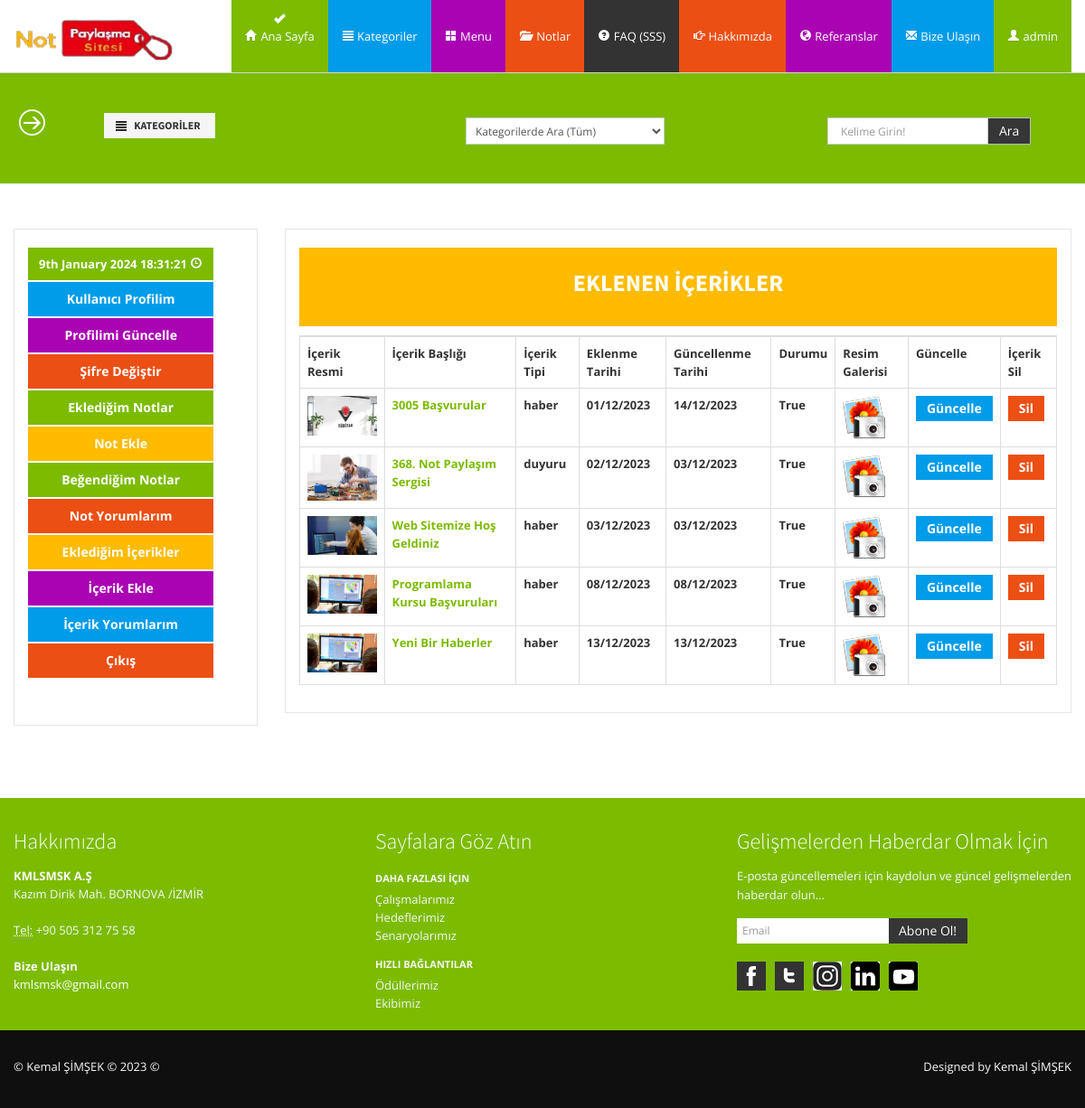
Screenshot of /user/contents/ (signed in) with the database file from the repository.
### content/models.py (models this page shows, shortened)
class Content(models.Model):
    TYPE=(
        ('menu', 'menu'),
        ('haber', 'haber'),
        ('duyuru', 'duyuru'),
        ('etkinlik', 'etkinlik'),
    )
    STATUS=(
        ('True', 'Evet'),
        ('False', 'Hayır'),
    )
    user=models.ForeignKey(User, on_delete=models.SET_NULL, null=True)
    menu=models.OneToOneField(Menu, null=True, blank=True, on_delete=models.CASCADE)
    type=models.CharField(max_length=15,choices=TYPE)
    title=models.CharField(max_length=160)
    keywords=models.CharField(blank=True,max_length=255)
    description=models.CharField(blank=True, max_length=255)
    image=models.ImageField(blank=True, null=True, upload_to='images/')
    detail=RichTextUploadingField()
    slug=models.SlugField(null=False, unique=True)
    status=models.CharField(max_length=15, choices=STATUS)
    create_at=models.DateTimeField(auto_now_add=True)
    update_at=models.DateTimeField(auto_now=True)
    def image_tag(self):
        return mark_safe('<img src="{}" height="40"/>'.format(self.image.url))
    image_tag.short_description="Image"

### home/models.py (models this page shows, shortened)
class Settings(models.Model):
    STATUS=(
        ('True', 'Evet'),
        ('False', 'Hayir'),
    )
    title=models.CharField(max_length=200)
    keywords=models.CharField(max_length=255)
    description=models.CharField(max_length=255)
    company=models.CharField(max_length=100)
    address=models.CharField(blank=True,max_length=150)
    googleMap=models.CharField(blank=True, max_length=255)
    phone=models.CharField(blank=True, max_length=20)
    fax=models.CharField(blank=True,max_length=20)
    email=models.CharField(blank=True, max_length=60)
    smtpserver=models.CharField(blank=True,max_length=30)
    smtpemail=models.CharField(blank=True,max_length=30)
    smtppassword=models.CharField(blank=True,max_length=30)
    smtpport=models.CharField(blank=True,max_length=10)
    icon=models.ImageField(blank=True, upload_to='images/')
    facebook=models.CharField(blank=True,max_length=50)
    instagram=models.CharField(blank=True,max_length=50)
    twitter=models.CharField(blank=True,max_length=50)
    youtube=models.CharField(blank=True,max_length=70)
    linkedin=models.CharField(blank=True,max_length=90)
    aboutus=RichTextUploadingField(blank=True)
    contact=RichTextUploadingField(blank=True)
    references=RichTextUploadingField(blank=True)
    status=models.CharField(max_length=10, choices=STATUS)
    create_at=models.DateTimeField(auto_now_add=True)
    update_at=models.DateTimeField(auto_now=True)

### user/views.py (the view)
# urls.py: path('contents/', views.contents, name='contents'),
@login_required(login_url='/login')
def contents(request):
    category=Category.objects.all()
    menu=Menu.objects.all()
    settings=Settings.objects.get(pk=1)
    current_user=request.user
    contents=Content.objects.filter(user_id=current_user.id)
    request.session['content_item']=Content.objects.filter(user_id=current_user.id).count()
    context={
        'category': category,
        'menu': menu,
        'contents': contents,
        'settings': settings,
    }
    return render(request, 'user_contents.html', context)

### user/templates/user_contents.html (shortened to what this page needs)
{% extends "homebase.html" %}
{% load static %}
{% block content  %}
{% include "head.html" %}
{% include "header.html" %}
{% include "search.html" %}
<section id="maincontent">
    <div class="container">
      <div class="row">
        <div class="span3">
          <aside>
            <div class="widget">
              {% include "user_panel.html" %}
            </div>
          </aside>
        </div>
        <div class="span9">
          <aside>
            <div class="widget">
              <div class="well well-warning">
                <center><b> <h3>EKLENEN İÇERİKLER</b></h3></center>
              </div>
              <table class="table table-bordered">
                <tr>
                  <th> İçerik Resmi</th>
                  <th> İçerik Başlığı</th>
                  <th> İçerik Tipi </th>
                  <th> Eklenme Tarihi</th>
                  <th> Güncellenme Tarihi</th>
                  <th> Durumu </th>
                  <th> Resim Galerisi</th>
                  <th> Güncelle </th>
                  <th> İçerik Sil </th>
                </tr>
                {% for rs in contents %}
                <tr>
                  <th> <a href="/contents/{{rs.id}}/{{rs.slug}}">
                    <img src="{{rs.image.url}}" width="150"></a> </th>
                  <th> <a href="/contents/{{rs.id}}/{{rs.slug}}">
                    {{rs.title}} </a> </th>
                  <th>{{rs.type}} </th>
                  <th> {{rs.create_at |date:"d/m/Y"}}</th>
                  <th> {{rs.update_at |date:"d/m/Y"}}</th>
                  <th> {{rs.status}} </th>
                  <th> <a href="javascript:;" onclick="window.open('/user/addgalimage/{{rs.id}}', 'gallery', 'height=800, width=800, top=50, left=150')">
                    <img src="{% static "/img/galleryX.png" %}" </th></a>
                  <th> <a href="/user/contentedit/{{rs.id}}" type="button" class="btn btn-primary"> Güncelle </button>
                  </th>
                  <th>
                    <a href="/user/deletecontent/{{rs.id}}" onclick=" return confirm ('Silmek istediğinden emin misin?')" type="button" class="btn btn-danger"> Sil </button>
                    </th>
                </tr>
                {% endfor %}
              </table>
            </div>
          </aside>
        </div>
      </div>
    </div>
  </section>
  {% endblock content  %}

### home/templates/header.html (shortened to what this page needs)
{% load static %}
<header>
  <div class="navbar navbar-fixed-top">
    <div class="navbar-inner bg-info mx-auto">
      <div class="container">
        <a class="brand logo" href="/">
          <img src="{% static "assets/img/logo.png" %}" width="180"/>
        </a>
        <div>
          <nav>
            <ul class="nav topnav">
              <li class="dropdown bg-info success active">
                <a href="/"><i class="icon-home icon-white"></i> Ana Sayfa</a>
              </li>
              {% load mptt_tags %}
              <li class="dropdown primary">
                <a href="#"><i class="icon-align-justify icon-white"></i> Kategoriler</a>
              </li>
              <li class="dropdown info">
                <a href="#"><i class=" icon-th-large icon-white"></i> Menu</a>
              </li>
              <li class="dropdown danger">
                <a href="#"><i class="icon-folder-open icon-white"></i> Notlar</a>
              </li>
              <li class="dropdown inverse">
                <a href="#"><i class="icon-question-sign icon-white"></i> FAQ (SSS) </a>
              </li>
              <li class="dropdown danger">
                <a href="#"><i class=" icon-hand-right icon-white"></i> Hakkımızda</a>
              </li>
              <li class="dropdown info">
                <a href="#"><i class="icon-globe icon-white"></i> Referanslar</a>
              </li>
              <li class="dropdown primary">
                <a href="#"><i class="icon-envelope icon-white"></i> Bize Ulaşın</a>
              </li>
              <li class="dropdown success">
                {% if user.id is not None %}
                <a href="#"> <i class="icon-user icon-white"> </i>
                   {{user.username}} </a>
                {%endif%}
              </li>
            </ul>
          </nav>
        </div>
      </div>
    </div>
  </div>
</header>

### home/templates/footer.html (shortened to what this page needs)
{% load static %}
 <footer class="footer">
  <div class="container">
    <div class="row">
      <div class="span4">
        <div class="widget">
          <h4>Hakkımızda</h4>
          <address>
        <strong>{{settings.company}} </strong><br>
        {{settings.address}}<br>
        <br>
        <abbr title="Phone">Tel:</abbr> {{settings.phone}}
        </address>
          <address>
        <strong>Bize Ulaşın</strong><br>
        <a href="mailto:{{settings.email}}">{{settings.email}}</a>
        </address>
        </div>
      </div>
      <div class="span4">
        <div class="widget">
          <h4>Sayfalara Göz Atın</h4>
          <ul class="nav nav-list regular">
            <li class="nav-header">Daha Fazlası İçin</li>
            <li><a href="#">Çalışmalarımız</a></li>
            <li><a href="#">Hedeflerimiz</a></li>
            <li><a href="#">Senaryolarımız</a></li>
            <li class="nav-header">Hızlı Bağlantılar</li>
            <li><a href="#">Ödüllerimiz</a></li>
            <li><a href="#">Ekibimiz</a></li>
          </ul>
        </div>
      </div>
      <div class="span4">
        <div class="widget">
          <h4>Gelişmelerden Haberdar Olmak İçin</h4>
          <form class="form-horizontal" action="/curriculumVitae/addlistmail/" method="post">
            <fieldset>
              <p>
                E-posta güncellemeleri için kaydolun ve güncel gelişmelerden haberdar olun...
              </p>
              <div class="input-prepend input-append">
                <input class="span2" id="email" name="email" type="text" placeholder="Email">
                <button class="btn btn-inverse" type="submit">Abone Ol!</button>
              </div>
            </fieldset>
          </form>
          <ul class="social_small">
            <li class="facebook first"><a href="{{settings.facebook}}" title="Facebook">Facebook</a></li>
            <li class="twitt"><a href="{{settings.twitter}}" title="Twitter">Twitter</a></li>
            <li class="googleplus"><a href="{{settings.instagram}}" title="Instagram">Instagram</a></li>
            <li class="flickr"><a href="{{settings.linkedin}}" title="Linkedin">Linkedin</a></li>
            <li class="dribbble"><a href="{{settings.youtube}}" title="Youtube">Youtube</a></li>
          </ul>
        </div>
      </div>
    </div>
  </div>
  <div class="verybottom">
    <div class="container">
      <div class="row">
        <div class="span6">
          <p>&copy; Kemal ŞİMŞEK &copy; 2023 &copy; </p>
        </div>
        <div class="span6">
          <div class="pull-right">
            <div class="credits">
              Designed by <a href="https://www.linkedin.com/in/kmlsmsk/"> Kemal ŞİMŞEK</a>
            </div>
          </div>
        </div>
      </div>
    </div>
  </div>
</footer>

### home/static/assets/css/docs.css (style rules this page uses)
section { padding-top: 30px; }

### home/static/assets/css/style.css (style rules this page uses)
.row { margin-bottom:20px; }
.well-warning, .carousel-caption.warning { background: #ffbb00; color:#fff; }
header .navbar .brand.logo { padding: 0; margin-left:0; margin-top:20px; }
header nav { margin-right:-10px; }
.navbar ul.topnav { float:right; }
.navbar .nav > li > a { float: none; padding: 30px 15px 30px; color: #777777; text-decoration: none; text-shadow: none; }
.navbar .nav .active > a, .navbar .nav .active > a:hover, .navbar .nav .active > a:focus { background-image: url(../img/icons/add.png); background-position: center 15px; background-repeat: no-repeat; -webkit-transition: all 0.2s ease; -moz-transition: all 0.2s ease-in-out; -o-transition: all 0.2s ease-in-out; -ms-transition: all 0.2s ease-in-out; transition: all 0.2s ease-in-out; color:#fff; }
.navbar .nav .primary > a, .navbar .nav .primary > a:hover, .navbar .nav .primary > a:focus { background-color: #009cea; color:#fff; }
.navbar .nav .danger > a, .navbar .nav .danger > a:hover, .navbar .nav .danger > a:focus { background-color: #ec4f13; color:#fff; }
.navbar .nav .info > a, .navbar .nav .info > a:hover, .navbar .nav .info > a:focus { background-color: #a903b3; color:#fff; }
.navbar .nav .success > a, .navbar .nav .success > a:hover, .navbar .nav .success > a:focus { background-color: #7cbb00; color:#fff; }
.navbar .nav .inverse > a, .navbar .nav .inverse > a:hover, .navbar .nav .inverse > a:focus { background-color: #333; color:#fff; }
#maincontent { z-index:1000; margin:0 0 30px; }
aside { border:1px solid #e5e5e5; padding:20px 15px 0 15px; margin: 0 0 30px 0; -webkit-border-radius: 0; -moz-border-radius: 0; border-radius: 0; }
aside .widget { margin-bottom:30px; }
.social_small { margin: 0; }
.social_small li { display: inline; list-style: none; text-indent: -9999px; margin-left: 10px; float: left; -webkit-transition: all 0.3s ease-in-out; -moz-transition: all 0.3s ease-in-out; -o-transition: all 0.3s ease-in-out; -ms-transition: all 0.3s ease-in-out; transition: all 0.3s ease-in-out; }
.social_small li.first { margin-left:0; }
.social_small li a { background-repeat: no-repeat; background-position: 0 0; display: block; height: 32px; width: 32px; }
.facebook { background: url(../img/icons/social/fb.png) no-repeat; }
.googleplus { background: url(../img/icons/social/google.png) no-repeat; }
.dribbble { background: url(../img/icons/social/dribble.png) no-repeat; }
.flickr { background: url(../img/icons/social/flickr.png) no-repeat; }
.twitt { background: url(../img/icons/social/twitter.png) no-repeat; }
footer { padding-top:30px; color:#f8f8f8; }
footer h1, footer h2, footer h3, footer h4, footer h5, footer h6 { color:#fff; }
footer a, footer a:hover { color:#fff; }
footer .verybottom { padding-top:30px; background:#0f0f0f; }
footer .nav-list li, footer .nav-list li a, footer .nav-list li.nav-header { text-shadow:none; color:#f6f6f6; }
footer .nav-list li a { text-shadow:none; }
footer .nav-list.regular .nav-header { padding: 3px 0; }
footer .nav-list.regular > li > a { padding: 0; }
footer.footer .input-append button, footer.footer .input-append input { border:none; }

### home/static/assets/color/success.css (style rules this page uses)
a { color: #7cbb00; }
header .navbar .navbar-inner li.active { border-top: 5px solid #fff; background: #7cbb00; margin-top:-5px; }
footer.footer { background:#7cbb00; }

### rows the page displays
Content: image (picture), title "3005 Başvurular", type "haber", create_at "01/12/2023", update_at "14/12/2023", status "True"
Content: image (picture), title "368. Not Paylaşım Sergisi", type "duyuru", create_at "02/12/2023", update_at "03/12/2023", status "True"
Content: image (picture), title "Web Sitemize Hoş Geldiniz", type "haber", create_at "03/12/2023", update_at "03/12/2023", status "True"
Content: image (picture), title "Programlama Kursu Başvuruları", type "haber", create_at "08/12/2023", update_at "08/12/2023", status "True"
Content: image (picture), title "Yeni Bir Haberler", type "haber", create_at "13/12/2023", update_at "13/12/2023", status "True"
Settings: company "KMLSMSK A.Ş", address "Kazım Dirik Mah. BORNOVA /İZMİR", phone "+90 505 312 75 58", email "kmlsmsk@gmail.com"

### other values shown
{{ user.username }} "admin"
